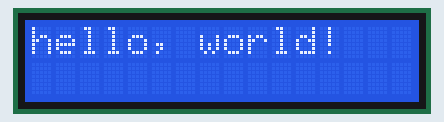
Simulated run of this sketch. Board: Arduino Mega 2560, built with avr-gcc and run on an emulated ATmega2560. Parts: 16×2 character LCD.

Above: at 0.1 s.
At 0.6 s:
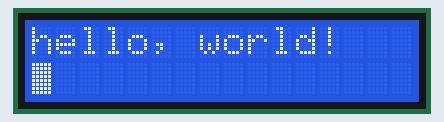

Measured:
- what the display in image 1 shows lasts 0.5 s, from 0.6 s to 1.1 s

The sketch:

LCDBlink.ino
```cpp
#include <LiquidCrystal.h>

// initialize the library with the numbers of the interface pins
LiquidCrystal lcd(50, 51, 22, 23, 24, 25);

void setup() {
  // set up the LCD's number of columns and rows:
  lcd.begin(16, 2);
  // Print a message to the LCD.
  lcd.print("hello, world!");
}

void loop() {
  // Turn off the blinking cursor:
  lcd.setCursor(0,1);
  lcd.noBlink();
  delay(500);
   // Turn on the blinking cursor:
  lcd.blink();
  delay(500);
}
```
